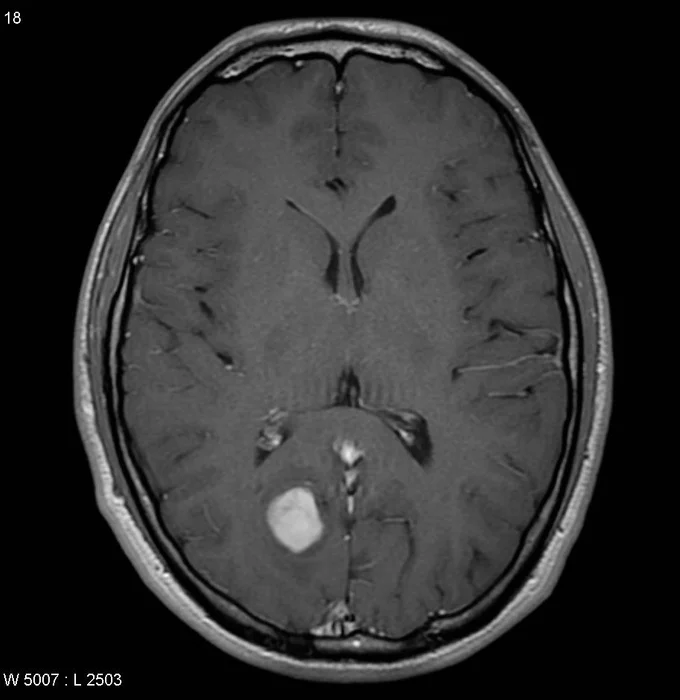
#> input picture brains6.jpg, 680 x 700 px
$ python segmentation.py   (older library calls are emulated)
#> lines starting #> are read from the running program, lines starting #| are printed output that depends on the picture; after the words box and inside, x2 and y2 are one past the last pixel; in counts of white or black regions, pixels touching at a corner belong together
import numpy as np
import cv2
from matplotlib import pyplot as plt
from skimage.morphology import extrema
from skimage.morphology import watershed as skwater
from PIL import Image

def ShowImage(title,img,ctype):
  plt.figure(figsize=(10, 10))
  if ctype=='bgr':
    b,g,r = cv2.split(img)       # get b,g,r
    rgb_img = cv2.merge([r,g,b])     # switch it to rgb
    plt.imshow(rgb_img)
  elif ctype=='hsv':
    rgb = cv2.cvtColor(img,cv2.COLOR_HSV2RGB)
    plt.imshow(rgb)
  elif ctype=='gray':
    plt.imshow(img,cmap='gray')
  elif ctype=='rgb':
    plt.imshow(img)
  else:
    raise Exception("Unknown colour type")
  plt.axis('off')
  plt.title(title)
  plt.show()
img           = cv2.imread('brains6.jpg')
#> img is the input picture: shape (700, 680, 3); mean B, G, R 47.5, 47.5, 47.5
gray          = cv2.cvtColor(img,cv2.COLOR_BGR2GRAY)
ShowImage('Brain MRI',gray,'gray')

ret, thresh = cv2.threshold(gray,127,255,cv2.THRESH_BINARY+cv2.THRESH_TOZERO)

#cv2.imwrite('/home/hameesh/Desktop/important/images.png',thresh)


ShowImage('Thresholding image',thresh,'gray')

ret, markers = cv2.connectedComponents(thresh)
#> markers: shape (700, 680) int32; 107 distinct labels, from 0 to 106
#> ret = 107

#Get the area taken by each component. Ignore label 0 since this is the background.
marker_area = [np.sum(markers==m) for m in range(np.max(markers)) if m!=0]
#> marker_area = 105 values, max 9280 at index 21, min 1 at index 6, mean 159.6
#Get label of largest component by area
largest_component = np.argmax(marker_area)+1 #Add 1 since we dropped zero above
#> largest_component = 22
#Get pixels which correspond to the brain
brain_mask = markers==largest_component
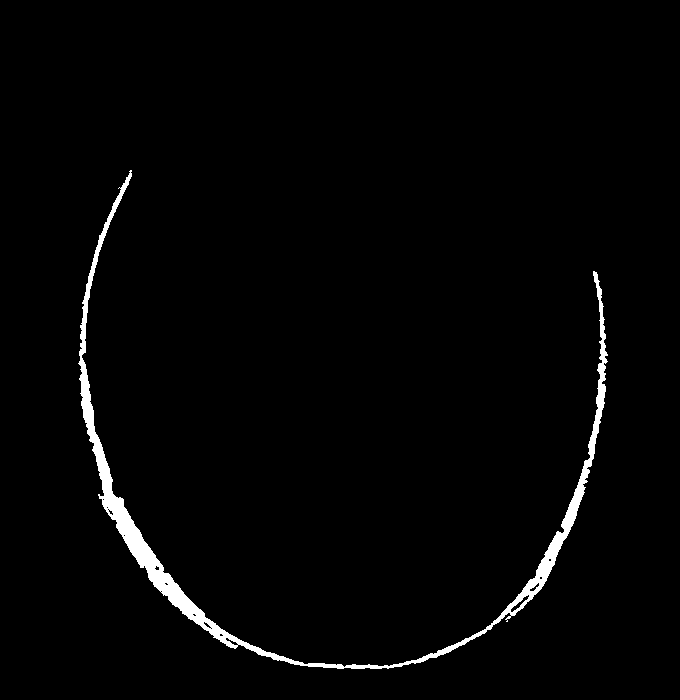
#> brain_mask: shape (700, 680) bool; 1.9% white; 1 white region, box (x1, y1, x2, y2) and area: (78, 170, 608, 669) 9280

brain_out = img.copy()
#In a copy of the original image, clear those pixels that don't correspond to the brain
brain_out[brain_mask==False] = (0,0,0)

img = cv2.imread('brains6.jpg')
gray = cv2.cvtColor(img,cv2.COLOR_BGR2GRAY)
ret, thresh = cv2.threshold(gray,0,255,cv2.THRESH_BINARY+cv2.THRESH_TOZERO)


# noise removal
kernel = np.ones((3,3),np.uint8)
opening = cv2.morphologyEx(thresh,cv2.MORPH_OPEN,kernel, iterations = 2)

# sure background area
sure_bg = cv2.dilate(opening,kernel,iterations=3)

# Finding sure foreground area
dist_transform = cv2.distanceTransform(opening,cv2.DIST_L2,5)
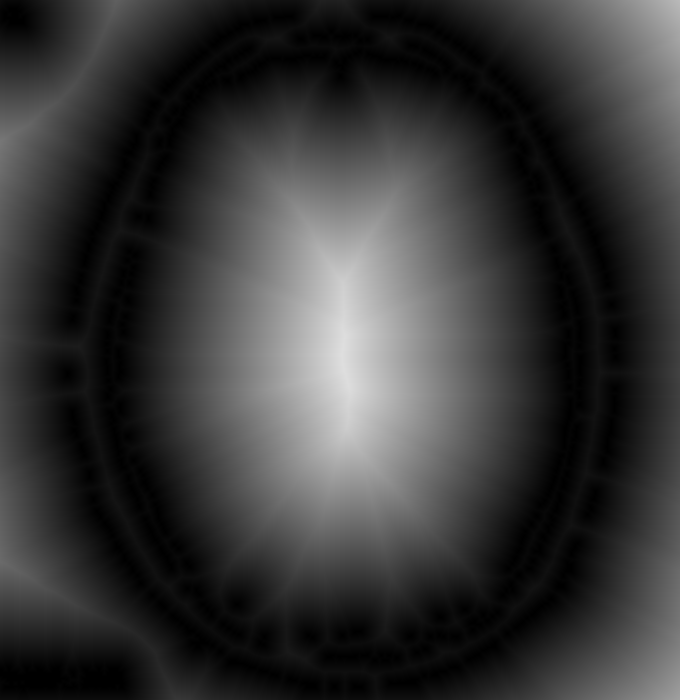
#> dist_transform: shape (700, 680) float32; min 0, max 222.8, mean 56.2
ret, sure_fg = cv2.threshold(dist_transform,0.7*dist_transform.max(),255,0)
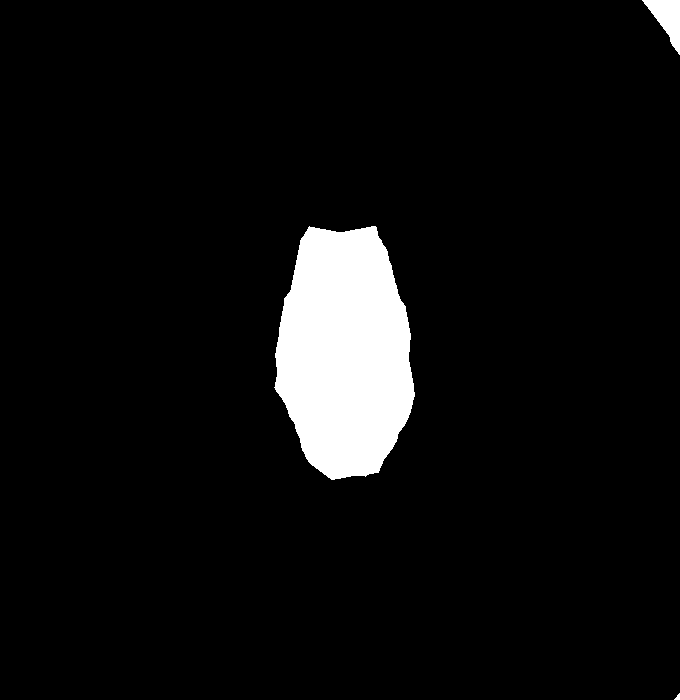
#> sure_fg: shape (700, 680) float32; 6% white; 3 white regions, box (x1, y1, x2, y2) and area: (274, 226, 415, 480) 27288, (642, 0, 680, 55) 1013, (674, 693, 680, 700) 24
#> ret = 156

# Finding unknown region
sure_fg = np.uint8(sure_fg)
unknown = cv2.subtract(sure_bg,sure_fg)

# Marker labelling
ret, markers = cv2.connectedComponents(sure_fg)
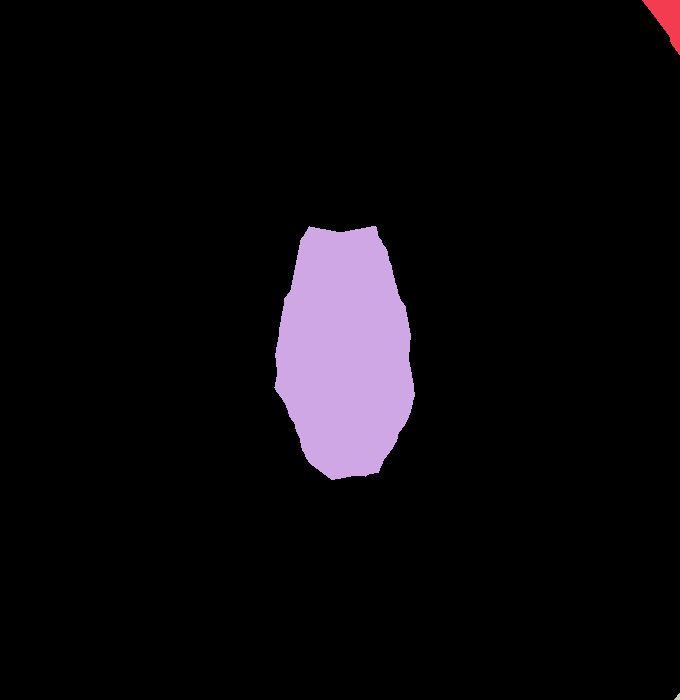
#> markers: shape (700, 680) int32; 4 distinct labels, from 0 to 3; one colour per label, 0 black
#> ret = 4

# Add one to all labels so that sure background is not 0, but 1
markers = markers+1
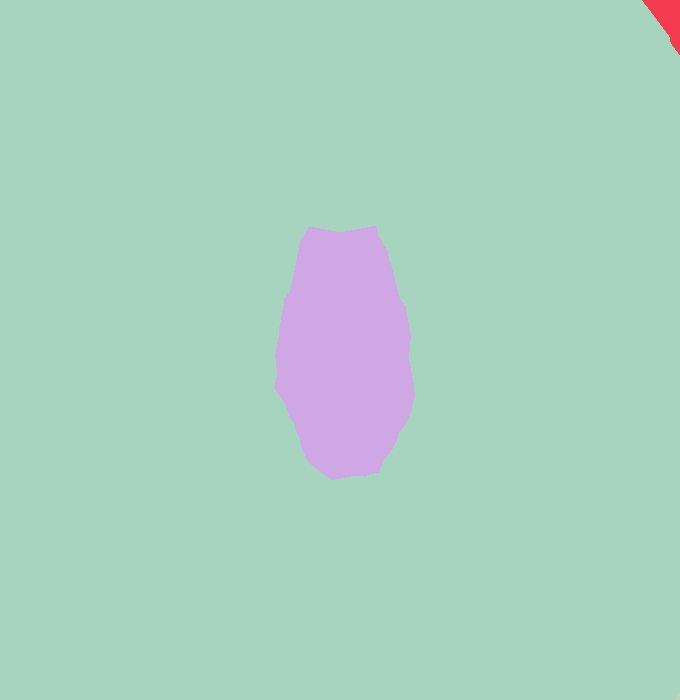
#> markers: shape (700, 680) int32; 4 distinct labels, from 1 to 4; one colour per label, 0 black


# Now, mark the region of unknown with zero
markers[unknown==255] = 0
markers = cv2.watershed(img,markers)
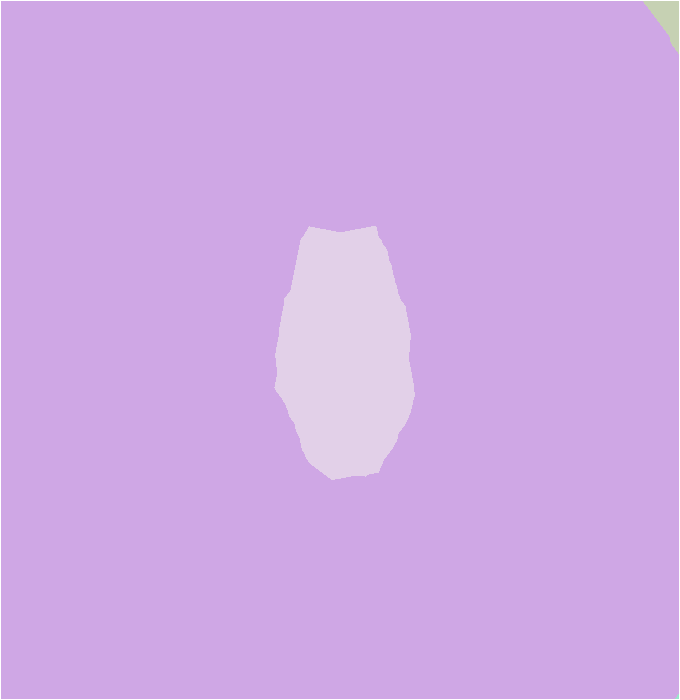
#> markers: shape (700, 680) int32; 5 distinct labels, from -1 to 4; one colour per label, 0 black, -1 white
img[markers == -1] = [255,0,0]
#> img: shape (700, 680, 3); 0.58% of pixels changed, all inside (x1, y1, x2, y2) = (0, 0, 680, 700)

im1 = cv2.cvtColor(img,cv2.COLOR_HSV2RGB)
#ShowImage('Watershed segmented image',im1,'gray')

brain_mask = np.uint8(brain_mask)
kernel = np.ones((8,8),np.uint8)
closing = cv2.morphologyEx(brain_mask, cv2.MORPH_CLOSE, kernel)
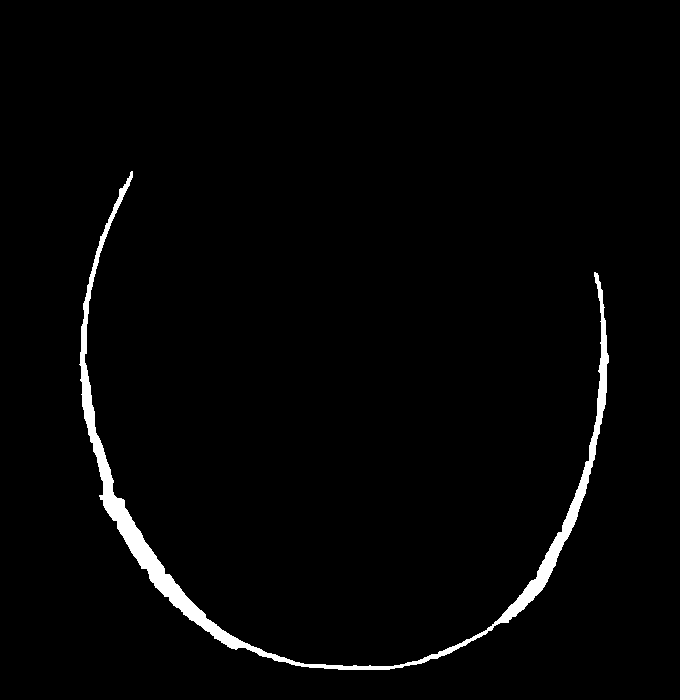
#> closing: shape (700, 680); values 0 (black) and 1 (white), 2.1% white; 1 white region, box (x1, y1, x2, y2) and area: (79, 171, 609, 670) 9822

im = Image.open('brains6.jpg')
white = 0

for pixel in im.getdata():
    if pixel == (255, 255, 255):
        white += 1

        h = str(white)
#> this loop made 476000 passes
#> pixel on passes 1 to 3: (2, 2, 2), (2, 2, 2), (2, 2, 2)
#> after the loop, white = 62
imgplot = plt.imshow(im1, 'gray')
print("tumor size is " +str(h) + ' pixel')
size = img.size
#> size = 1428000
print("size of the image is= " +str(size)+ ' pixel')
#| size of the image is= 1428000 pixel
plt.show()

#ShowImage('Closing', closing, 'gray')

brain_out = img.copy()
#In a copy of the original image, clear those pixels that don't correspond to the brain
brain_out[closing==False] = (0,0,0)

$ run again, with brains3.jpg copied over brains6.jpg
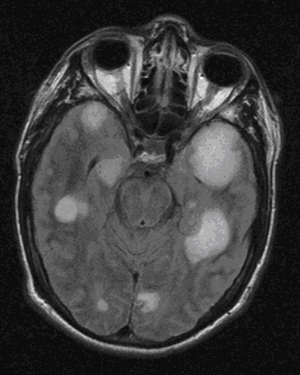
#> input picture brains3.jpg, 300 x 375 px
#> img is the input picture: shape (375, 300, 3); mean B, G, R 59.3, 59.3, 59.3
#> `ret, markers = cv2.connectedComponents(thresh)`: ret = 101
#> marker_area = 99 values, max 2339 at index 60, min 1 at index 0, mean 100.5
#> largest_component = 61
#> brain_mask: shape (375, 300) bool; 2.1% white; 1 white region, box (x1, y1, x2, y2) and area: (189, 123, 241, 187) 2339
#> dist_transform: shape (375, 300) float32; every value is 3.4e+38
#> `ret, sure_fg = cv2.threshold(dist_transform,0.7*dist_transform.max(),2..`: ret = 2.38e+38
#> unknown: shape (375, 300); every value is 0
#> `ret, markers = cv2.connectedComponents(sure_fg)`: ret = 2
#> `markers = cv2.watershed(img,markers)`:
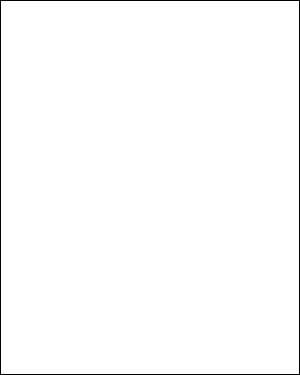
#> markers: shape (375, 300) int32; values -1 (black) and 2 (white), 98.8% white; black in thin lines or dots
#> img: shape (375, 300, 3); 1.2% of pixels changed, all inside (x1, y1, x2, y2) = (0, 0, 300, 375)
#> closing: shape (375, 300); values 0 (black) and 1 (white), 2.1% white; 1 white region, box (x1, y1, x2, y2) and area: (190, 124, 242, 188) 2407
#> the loop `for pixel in im.getdata():` made 112500 passes
#> pixel on passes 1 to 3: (12, 12, 12), (12, 12, 12), (12, 12, 12)
#> after the loop `for pixel in im.getdata():`: white = 1
#| size of the image is= 337500 pixel
#> `brain_out[closing==False] = (0,0,0)`:
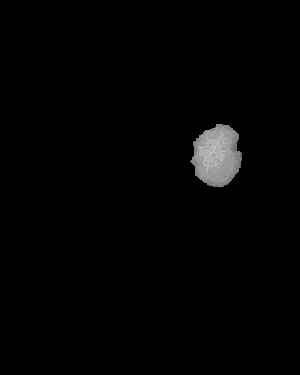
#> brain_out: shape (375, 300, 3); mean B, G, R 3.3, 3.3, 3.3

$ run again, with brains2.png saved as brains6.jpg
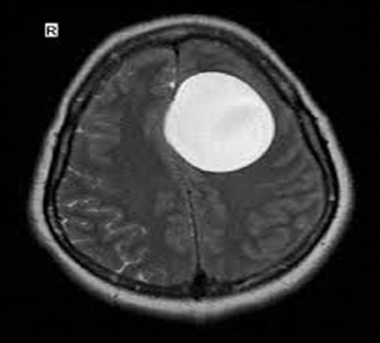
#> input picture brains2.png, 380 x 343 px
#> img is the input picture: shape (343, 380, 3); min 0, max 255, mean 52.2
#> `ret, markers = cv2.connectedComponents(thresh)`: ret = 19
#> marker_area = [5367, 400, 137, 8476, 35, 2, 12, 2, 2, 14, 12, 2, 2, 1, 3, 11, 13]
#> largest_component = 4
#> brain_mask: shape (343, 380) bool; 6.5% white; 1 white region, box (x1, y1, x2, y2) and area: (163, 72, 275, 172) 8476
#> `ret, sure_fg = cv2.threshold(dist_transform,0.7*dist_transform.max(),2..`: ret = 79.77
#> `ret, markers = cv2.connectedComponents(sure_fg)`: ret = 2
#> `markers = cv2.watershed(img,markers)`:
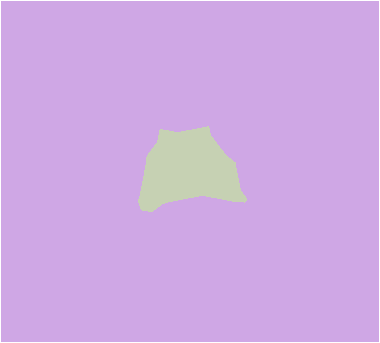
#> markers: shape (343, 380) int32; 3 distinct labels, from -1 to 2; one colour per label, 0 black, -1 white
#> img: shape (343, 380, 3); 1.11% of pixels changed, all inside (x1, y1, x2, y2) = (0, 0, 380, 343)
#> `closing = cv2.morphologyEx(brain_mask, cv2.MORPH_CLOSE, kernel)`:
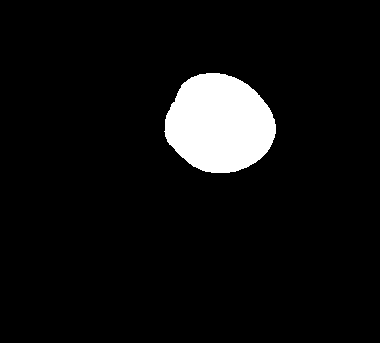
#> closing: shape (343, 380); values 0 (black) and 1 (white), 6.5% white; 1 white region, box (x1, y1, x2, y2) and area: (164, 73, 276, 173) 8476
#> after the loop `for pixel in im.getdata():`: white = 4
#| size of the image is= 391020 pixel

$ run again, with brains4.png saved as brains6.jpg
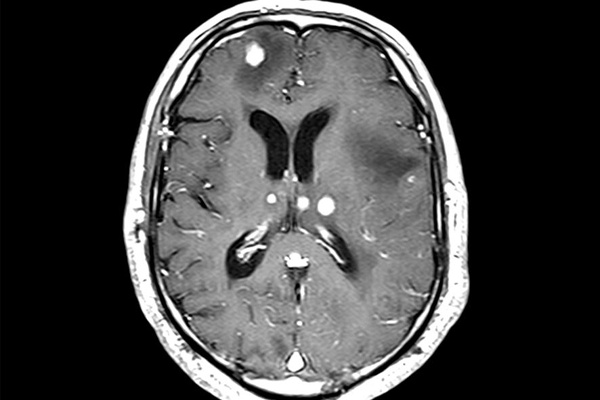
#> input picture brains4.png, 600 x 400 px
#> img is the input picture: shape (400, 600, 3); min 0, max 255, mean 65.3
#> `ret, markers = cv2.connectedComponents(thresh)`: ret = 261
#> marker_area = 259 values, max 42469 at index 30, min 1 at index 18, mean 250.9
#> largest_component = 31
#> brain_mask: shape (400, 600) bool; 17.7% white; 1 white region, box (x1, y1, x2, y2) and area: (157, 47, 439, 396) 42469
#> `ret, sure_fg = cv2.threshold(dist_transform,0.7*dist_transform.max(),2..`: ret = 48.3
#> `ret, markers = cv2.connectedComponents(sure_fg)`: ret = 4
#> img: shape (400, 600, 3); 0.83% of pixels changed, all inside (x1, y1, x2, y2) = (0, 0, 600, 400)
#> closing: shape (400, 600); values 0 (black) and 1 (white), 20.9% white; 1 white region, box (x1, y1, x2, y2) and area: (158, 48, 440, 400) 50098
#> the loop `for pixel in im.getdata():` made 240000 passes
#> h on passes 261, 262, 264, 265, 266, 267, 268, 269: '1', '2', '3', '4', '5', '6', '7', '8'
#> after the loop `for pixel in im.getdata():`: white = 6133
#| tumor size is 6133 pixel
#| size of the image is= 720000 pixel
#> `brain_out[closing==False] = (0,0,0)`:
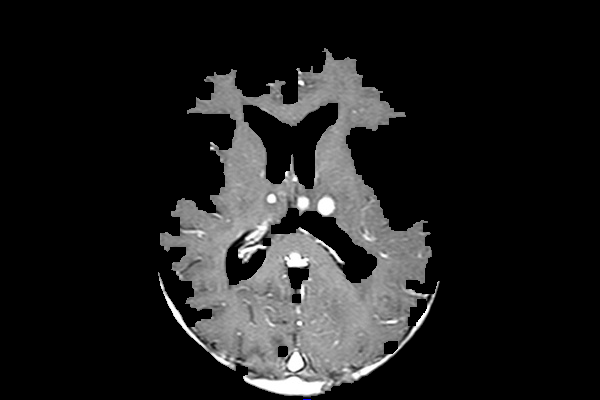
#> brain_out: shape (400, 600, 3); mean B, G, R 30.9, 30.9, 30.9
